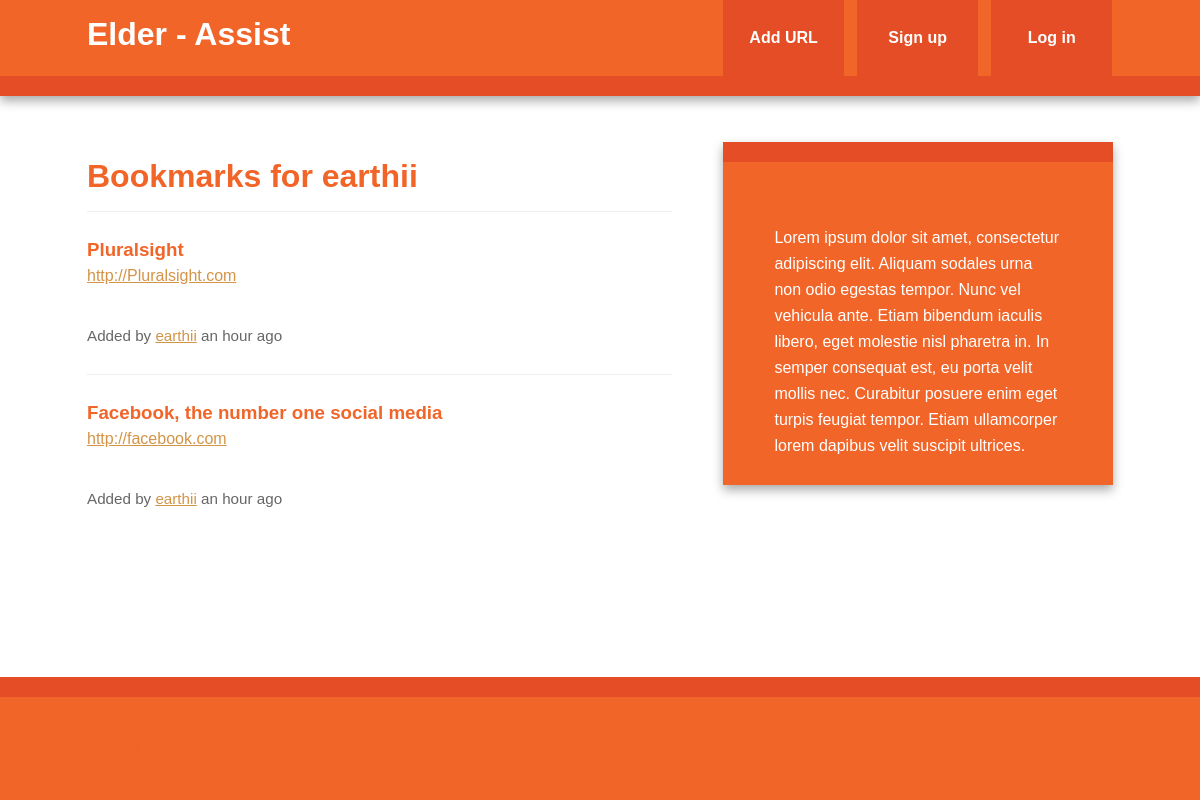
Page /user/earthii on the committed database.
### app/models.py (models this page shows, shortened)
class User(db.Model, UserMixin):
    id = db.Column(db.Integer, primary_key=True)
    username = db.Column(db.String(80), unique=True)
    email = db.Column(db.String(120), unique=True)
    bookmarks = db.relationship('Bookmark', backref='user', lazy='dynamic')
    """
        password_hash contains the hash of the password.
        It is a write only field. So we can set the value as a String
        but only read it as a hash.
    """
    password_hash = db.Column(db.String)
    @property
    def password(self):
        raise AttributeError('password: write-only field')
    @password.setter
    def password(self, password):
        self.password_hash = generate_password_hash(password)

class Bookmark(db.Model):
    id = db.Column(db.Integer, primary_key=True)
    url = db.Column(db.Text, nullable=False)
    date = db.Column(db.DateTime, default=datetime.utcnow)
    description = db.Column(db.String(300))
    user_id = db.Column(db.Integer, db.ForeignKey('user.id'), nullable=False)

### app/views.py (the view)
@app.route('/user/<username>')
def user(username):
    user = User.query.filter_by(username=username).first_or_404()
    return render_template('user.html', user=user)

### app/templates/user.html (shortened to what this page needs)
{% extends "base.html" %}
{% block content %}
<article>
    <header>
        <h1>Bookmarks for {{user.username}}</h1>
        {% if user.bookmarks.count() > 0 %}
        {% with bookmarks = user.bookmarks %}
        {% include "bookmark_list.html" %}
        {% endwith %}
        {% else %}
        This user has not added any bookmarks yet
        {% endif %}
    </header>
</article>
{% endblock %}

### app/templates/bookmark_list.html (shortened to what this page needs)
<ul class="bookmarks">
    {% for bookmark in bookmarks %}
    <div class="bookmark">
        <li>
            <a class="header" href="{{bookmark.url}}">
                <h3 class="description">{{bookmark.description | truncate(50, killwords=True)}}</h3>
            </a>
            <span class="url">
                <a href="{{bookmark.url}}">{{bookmark.url|truncate(50, killwords = True)}}</a>
            </span>
        </li>
        <div class="info">
            <br>
            Added by <a href="{{url_for('user', username=bookmark.user.username)}}">{{bookmark.user.username}}</a>
            {{moment(bookmark.date).fromNow()}}
        </div>
    </div>
    {% endfor %}
</ul>

### app/static/css/main.css (style rules this page uses)
html { color: #222; font-size: 1em; line-height: 1.4; }
body { font: 16px/26px Helvetica, Helvetica Neue, Arial; }
.main article h1 { font-size: 2em; }
html, body, .app { height:100%; }
a, a:visited { color: #D39447 }
h1,h2,h3,h4,h5,h6 { color: #f16529 }
.bookmark { padding-top:25px; padding-bottom: 25px; border-top: 1px solid #eeeeee; }
ul.bookmarks { list-style:none none; padding-left: 0; }
ul.bookmarks li { padding-bottom: .5em; }
a.header { color: #326786; text-decoration:none; }
a.header h3 { margin: 0 0; }
div.info { font-size: .95em; color :#666666 }
@media only screen and (min-width: 768px) { .main article { float: left; width: 57%; } }

### rows in the picture
User: username "earthii"
Bookmark: description "Pluralsight", url "http://Pluralsight.com", user.username "earthii", date "an hour ago"
Bookmark: description "Facebook, the number one social media", url "http://facebook.com", user.username "earthii", date "an hour ago"
